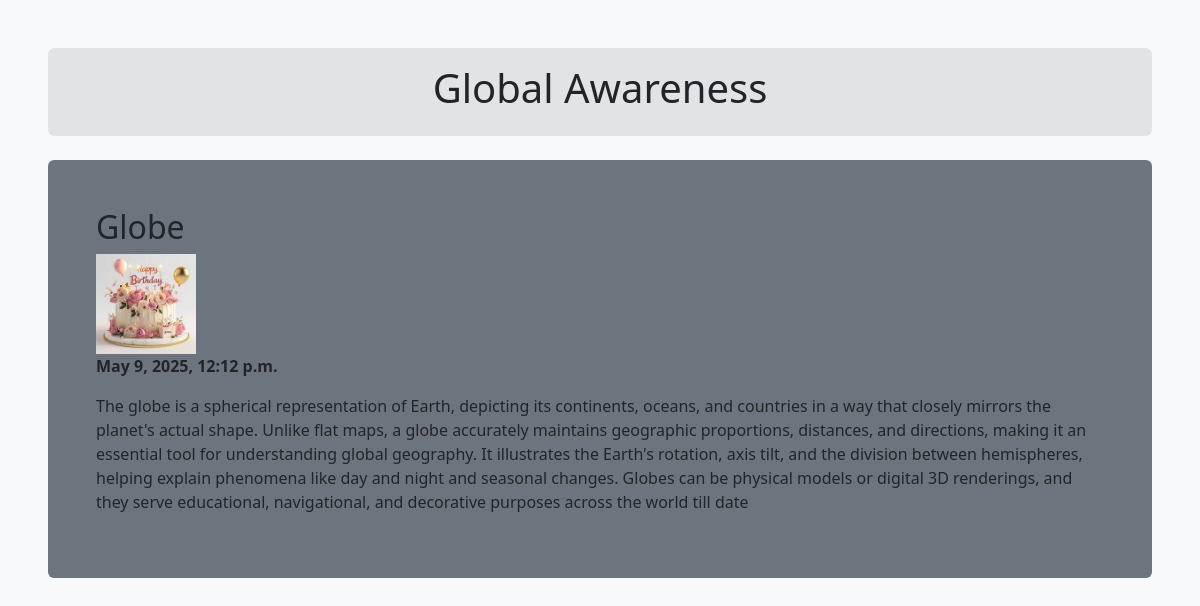
The app's page /new/1 with its own data.
### post/models.py (models this page shows)
class Post(models.Model):
    title=models.CharField(max_length=200)
    image=models.ImageField(upload_to='media/images/')
    content=models.TextField()
    created_at=models.DateTimeField(auto_now_add=True)
    update_at=models.DateTimeField(auto_now_add=True)

### post/views.py (the view)
# urls.py: path('new/<str:pk>', views.new, name='new'),
def new(request, pk):
    post = Post.objects.get(id=pk)
    return render(request, 'new.html', {'post': post})

### post/templates/new.html (shortened to what this page needs)
{% load static %}
<!DOCTYPE html>
<html lang="en">
<head>
    <link rel="stylesheet" href="{% static 'css/bootstrap.min.css' %}">
</head>
<body class="m-5 bg-light">
    <header class="text-center font-weight-bold bg-secondary-subtle text-dark p-3 rounded">
        <h1>Global Awareness</h1>
    </header>
    <section class="mt-4 p-5 bg-secondary rounded text-justify">
        <h2>{{post.title}}</h2>
        <img src="{{post.image}}" width="100" height="100" alt="">
    <p>
        <strong>{{post.created_at}}</strong>
    </p>
        <p>
            {{post.content}}
        </p>
    </section>
</body>
</html>

### records on screen
Post: title "Globe", image (picture), created_at "May 9, 2025, 12:12 p.m.", content "The globe is a spherical representation of Earth, depicting its continents, oceans, and countries in a way that closely mirrors the planet's actual shape. Unlike flat maps, a globe accurately maintains geographic proportions, distances, and directions, making it an essential tool for understanding global geography. It illustrates the Earth's rotation, axis tilt, and the division between hemispheres, helping explain phenomena like day and night and seasonal changes. Globes can be physical models or digital 3D renderings, and they serve educational, navigational, and decorative purposes across the world till date"
